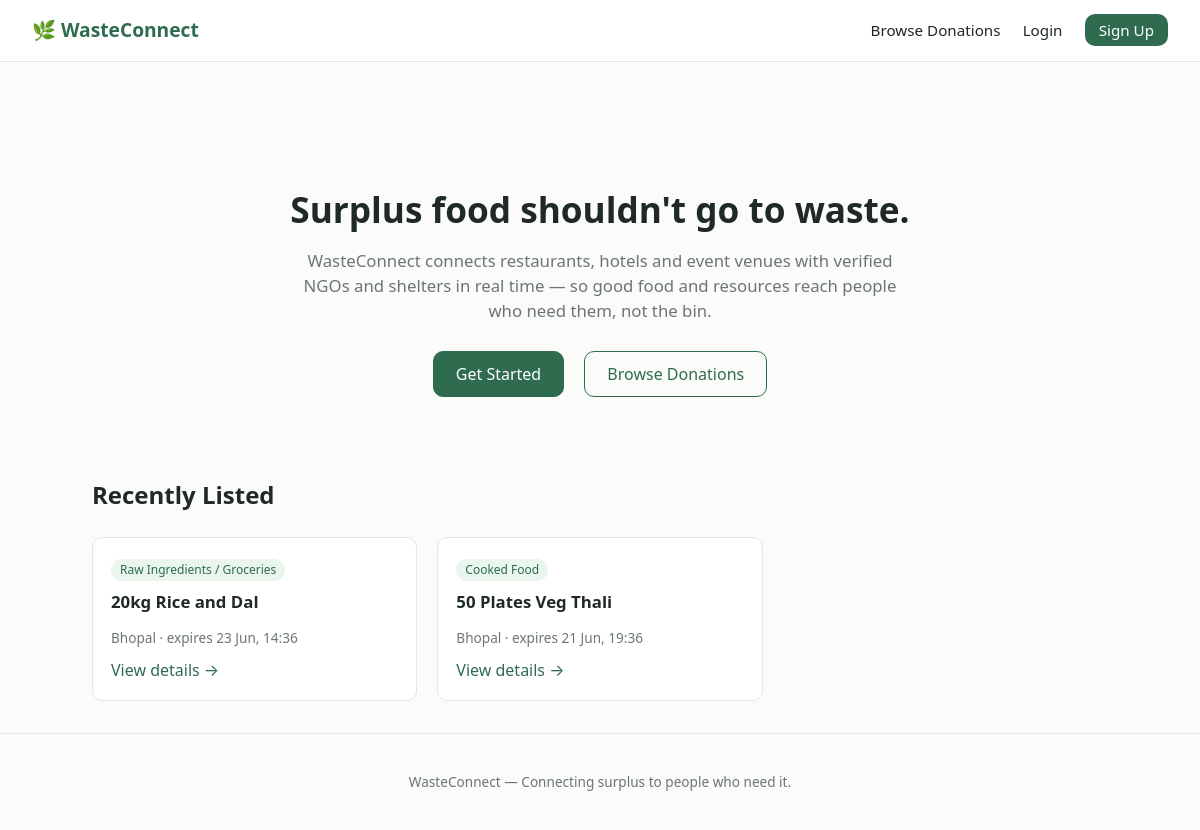
The page / on the database its author committed.
### listings/models.py (models this page shows, shortened)
class Listing(models.Model):
    CATEGORY_CHOICES = [
        ('cooked_food', 'Cooked Food'),
        ('raw_ingredients', 'Raw Ingredients / Groceries'),
        ('packaged_food', 'Packaged Food'),
        ('clothes', 'Clothes'),
        ('other', 'Other Resources'),
    ]
    STATUS_CHOICES = [
        ('pending', 'Pending (Unclaimed)'),
        ('claimed', 'Claimed'),
        ('in_transit', 'In Transit'),
        ('delivered', 'Delivered'),
        ('expired', 'Expired'),
    ]
    donor = models.ForeignKey(
        settings.AUTH_USER_MODEL,
        on_delete=models.CASCADE,
        related_name='listings',
        limit_choices_to={'role': 'donor'},
    )
    claimed_by = models.ForeignKey(
        settings.AUTH_USER_MODEL,
        on_delete=models.SET_NULL,
        null=True, blank=True,
        related_name='claimed_listings',
        limit_choices_to={'role': 'ngo'},
    )
    title = models.CharField(max_length=150)
    description = models.TextField(blank=True)
    category = models.CharField(max_length=20, choices=CATEGORY_CHOICES, default='cooked_food')
    quantity = models.CharField(max_length=50, help_text="e.g. '20 plates', '15 kg'")
    city = models.CharField(max_length=100)
    pickup_address = models.CharField(max_length=255)
    expiry_time = models.DateTimeField(help_text="When this donation is no longer usable")
    status = models.CharField(max_length=15, choices=STATUS_CHOICES, default='pending')
    image = models.ImageField(upload_to='listings/', blank=True, null=True)
    created_at = models.DateTimeField(auto_now_add=True)
    updated_at = models.DateTimeField(auto_now=True)
    claimed_at = models.DateTimeField(null=True, blank=True)
    delivered_at = models.DateTimeField(null=True, blank=True)
    is_flagged = models.BooleanField(default=False)
    class Meta:
        ordering = ['-created_at']

### listings/views.py (the view)
# urls.py: path('', views.home, name='home'),
def home(request):
    recent = Listing.objects.filter(status='pending').order_by('-created_at')[:6]
    return render(request, 'listings/home.html', {'recent': recent})

### templates/listings/home.html
{% extends 'base.html' %}
{% block content %}
<section class="hero">
    <h1>Surplus food shouldn't go to waste.</h1>
    <p>WasteConnect connects restaurants, hotels and event venues with verified NGOs and shelters in real time — so good food and resources reach people who need them, not the bin.</p>
    <div class="hero-actions">
        <a href="{% url 'accounts:signup_choice' %}" class="primary">Get Started</a>
        <a href="{% url 'listings:browse_listings' %}" class="secondary">Browse Donations</a>
    </div>
</section>
<h2>Recently Listed</h2>
{% if recent %}
<div class="grid">
    {% for listing in recent %}
    <div class="card">
        <span class="tag">{{ listing.get_category_display }}</span>
        <h3>{{ listing.title }}</h3>
        <p class="meta">{{ listing.city }} · expires {{ listing.expiry_time|date:"d M, H:i" }}</p>
        <a href="{% url 'listings:listing_detail' listing.pk %}">View details →</a>
    </div>
    {% endfor %}
</div>
{% else %}
<div class="empty-state">No active listings right now. Check back soon.</div>
{% endif %}
{% endblock %}

### static/css/style.css (style rules this page uses)
:root { --green: #2f6b4f; --green-light: #eaf5ee; --ink: #1f2a24; --muted: #6b7770; --border: #e2e8e4; --bg: #fbfbf9; --danger: #c0392b; --radius: 10px; }
* { box-sizing: border-box; }
body { margin: 0; font-family: 'Segoe UI', system-ui, -apple-system, sans-serif; background: var(--bg); color: var(--ink); line-height: 1.5; }
a { color: var(--green); text-decoration: none; }
.hero { text-align: center; padding: 60px 20px; }
.hero h1 { font-size: 2.2rem; margin-bottom: 12px; }
.hero p { color: var(--muted); font-size: 1.05rem; max-width: 600px; margin: 0 auto 28px; }
.hero-actions a { display: inline-block; margin: 0 8px; padding: 10px 22px; border-radius: var(--radius); border: 1px solid var(--green); }
.hero-actions a.primary { background: var(--green); color: #fff; }
.hero-actions a.secondary { color: var(--green); }
.grid { display: grid; grid-template-columns: repeat(auto-fill, minmax(260px, 1fr)); gap: 20px; margin-top: 24px; }
.card { background: #fff; border: 1px solid var(--border); border-radius: var(--radius); padding: 18px; transition: box-shadow .15s ease; }
.card h3 { margin: 0 0 6px; font-size: 1.05rem; }
.card .meta { color: var(--muted); font-size: 0.85rem; margin-bottom: 10px; }
.tag { display: inline-block; background: var(--green-light); color: var(--green); font-size: 0.75rem; padding: 2px 9px; border-radius: 20px; margin-bottom: 8px; }

### rows shown on the page
Listing: category "Raw Ingredients / Groceries", title "20kg Rice and Dal", city "Bhopal", expiry_time "23 Jun, 14:36"
Listing: category "Cooked Food", title "50 Plates Veg Thali", city "Bhopal", expiry_time "21 Jun, 19:36"
